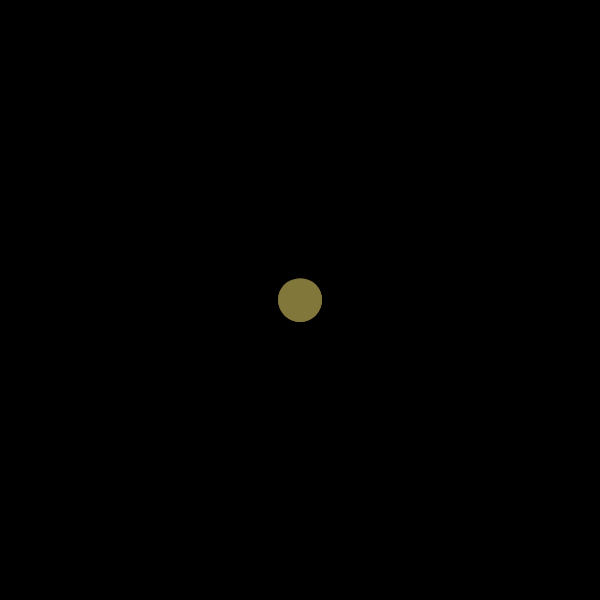
Frame 1 (no input)
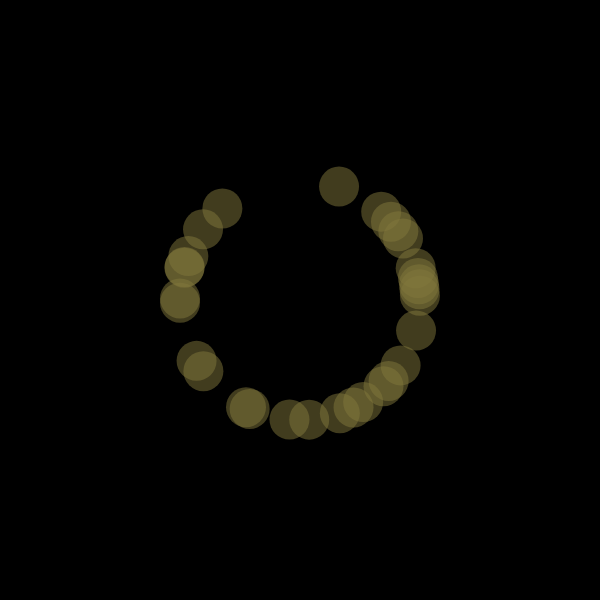
Frame 60 (no input)
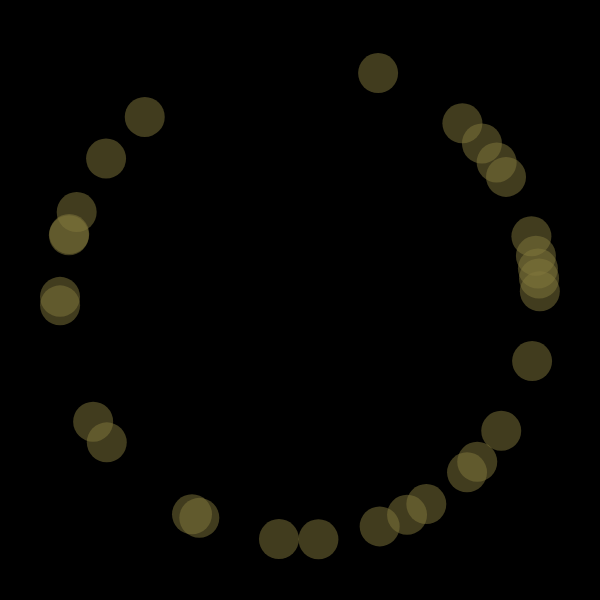
Frame 120 (the mouse pressed at the canvas centre since frame 60)

The p5.js sketch that drew these frames (run headless with seeded random() and noise() and a simulated clock; from frame 60 on, the mouse is pressed at the canvas centre):

// p5.js sketch
// ── sketch.js
/*
	DISAPPEARING BALL: DELETE FROM ARRAY EXAMPLE

	A quick and dirty example of deleting things from arrays, all in a single file.

	A DisappearingBall has a function, isInMe(), that returns true if the p5.Vector object passed in is a position inside the ball.

	The goal of this little project is to make the ball disappear if the mouse is clicked inside the ball. The p5.js function mousePressed() is called when the mouse is pressed down. (As opposed to mouseClicked(), which is called when the mouse is released after being pressed.) So you'll need to test if the mouse location when mousePressed() is called is inside the DisappearingBall, and, if so, delete the ball from the array using Array.splice().

	Feel free to adapt this code for Not Pacman—that's the point, here.

	Be aware, this repository has three branches:
	* one without a solution—you may wish to try to solve the problem on your own (master)
	* one with the solution coded functionally (functional)
	* one with the solution coded using loops (loop)

	The comments will guide you.
*/

var DisappearingBall = function(startingX, startingY) {
	this.startingX = startingX;
	this.startingY = startingY;
}

DisappearingBall.prototype = {

	radius: 20,
	speed: 2,

	initialize: function () {
		this.position = new p5.Vector(this.startingX, this.startingY);
		// this next line of code strings function calls together
		// when a function has a return value, you can call a function on that return value
		// so p5.Vector.random2D() returns a p5.Vector object, which has a setMag() function
		this.direction = p5.Vector.random2D().setMag(this.speed);
	},

	update: function () {
		this.bounce();
		this.position.add(this.direction);
	},

	display: function () {
		noStroke();
		fill(130, 120, 60, 128);
		ellipseMode(RADIUS); // make our life just a little easier: no this.radius * 2 args
		ellipse(this.position.x, this.position.y, this.radius, this.radius);
	},

	// isInMe() is relatively similar to the detectCollision() function we wrote together in Not Pacman.
	// note that it takes a p5.Vector object as its argument; we will have to pass it one below
	isInMe: function(thePosition) {
		var distance = dist(this.position.x, this.position.y, thePosition.x, thePosition.y);
		return (distance <= this.radius);
	},

	// bounce and bounced abstract just a little bit from our previously slightly cumbersome way of bouncing
	// it DRYs out our code by creating bounced() as a function that accepts arguments
	bounce: function() {
		if (this.bounced(this.position.x, width, this.radius)) this.direction.x *= -1;
		if (this.bounced(this.position.y, height, this.radius)) this.direction.y *= -1;
	},

	bounced: function(position, limit, size) {
		return (position < size || position > limit - size);
	},

};

// give ourselves some variables and helper functions
var balls = [];

var startingBalls = 30;

// initializeBall() and updateAndDisplay() are familiar
// they are each passed to balls.forEach() as the function to call with every element of the array
// the element in question is passed as the argument
var initializeBall = function (ball) { // ball here the first argument forEach()
	ball.initialize();
};

var updateAndDisplay = function (ball) {
	ball.update();
	ball.display();
};

// checkBallsForDeletion() is also passed to balls.forEach() as a function to call with every element
// unlike previous functions passed to forEach(), it accepts TWO arguments: ball, and ballIndex.
// check out the documentation for JavaScript's Array.forEach() function (I'll wait while you google it)
// the functions it receives (and calls) actually can receive THREE arguments: the element in the array, the index of that element, and the array that contains the element
// because Array.splice() needs the INDEX of the element to be deleted, we need to accept that into our function as well
var checkBallForDeletion = function (ball, ballIndex) {
	var currentMousePosition = new p5.Vector(mouseX, mouseY);
	if (ball.isInMe(currentMousePosition)) deleteBallAt(ballIndex);
};

// deleteBallAt(), meanwhile, takes the index of the ball to be deleted, and deletes it.
// since it's one line of code, we could theoretically include it in checkBallForDeletion()
// conceptually, however, it makes sense that testing for deletion and deletion are separate operations
var deleteBallAt = function (ballIndex) {
	balls.splice(ballIndex, 1);
};

setup = function () {

	createCanvas(600, 600);

	while (balls.length < startingBalls) balls.push(new DisappearingBall(width/2, height/2));

	balls.forEach(initializeBall);

};

draw = function () {

	background(0);

	balls.forEach(updateAndDisplay);

};

mousePressed = function () {

	// code to test if the mouse location is inside any of the balls goes here
	balls.forEach(checkBallForDeletion);
};

// ── SimpleArray.js
/*
  SIMPLE ARRAY

  A simple mockup of an array that helps demonstrate how array functions work, using loops and an actual JavaScript array at the center of it.

  There are a few functions that go over our usual length limit; I've left these that way so that the code is presented in a single block.

  It implements push(), pop(), splice(), and forEach(), the four array functions we have learned about so far in class. This is purely for your informational purposes; it may help you conceptualize how array functions work.

  It is also not likely even close to the way these functions are implemented in JavaScript. This implementation will be slow; arrays in JavaScript are real fast, and probably use all kinds of computer science fu that, if ever I have had it, I have definitely forgotten ALL of it.
*/
var SimpleArray = function (array) {

  if (array) this.array = array; // test if an array is passed in
  else this.array = []; // if not, create an empty array

};

SimpleArray.prototype = {

  // push adds the element to the end of the array
  push: function (element) {
    this.array[this.array.length] = element;
  },

  // pop deletes the last element in the array and returns it
  pop: function () {
    var lastElement = this.array[this.array.length - 1]; // this will give us the last element

    // we can "delete" the last element by copying the existing array, excepting the last element
    var newArray = [];
    for (var index = 0; index < this.array.length - 1; ++index) {
      newArray[index] = this.array[index];
    }

    // copy our new array, one element lighter than our old one, into the object's array
    this.array = newArray;

    // the return statement goes at the end of the function (in fact, anything below a return statement won't ever run)
    return lastElement;
  },

  // splice() deletes the specified number of elements starting at the specified index
  // it returns these as an array
  // the algorithm is only slightly more difficult than pop();
  splice: function (indexToDelete, numberOfElements) {
    // first we need to collect the elements to return
    var elementsToReturn = [];
    for (var i = 0; i < numberOfElements; ++i) {
      if (i + indexToDelete < this.array.length) { // only add elements that are in the original array
        elementsToReturn[i] = this.array[i + indexToDelete]; // add element to the return array
      }
    }

    // then, we need to copy the array, excepting the elements we don't want
    // for this, it's *much* easier to use push(); we've already written that ourselves, so let's not worry about using it on the internal array
    var newArray = [];
    for (var i = 0; i < this.array.length; ++i) {
      // if our counter is BELOW the index where we start deleting, add the element to the new array
      if (i < indexToDelete) newArray.push(this.array[i]);

      // if our counter is ABOVE (or at) the index where we start deleting, plus the number of elements to delete, also add the element to the new array
      if (i >= indexToDelete + numberOfElements) newArray.push(this.array[i]);
    }

    // copy our new array into the object's array
    this.array = newArray;

    // and return the elements we want to delete
    return elementsToReturn;
  },

  // forEach() takes a function as an argument, and calls that function, passing into that function three arguments:
  // the element, the index of that element, and the array that contains the element at that index
  // it also takes a second object, a "this context"
  // if the function in question uses the "this" keyword, we will need to know which object it specifies
  forEach: function (_function, _this) { // use underscores since function and this are keywords

    // loop through the array
    for (var index = 0; index < this.array.length; ++index) {
      // and for each element, call the function, passing in the element, the index, and the array
      // function.call calls the function; its first argument is the "this context," and then subsequent arguments are the passed in as is
      _function.call(_this, this.array[index], index, this.array);
    }
  },

  // filter() takes a function as an argument, and calls that function, passing into that function three arguments:
  // the element, the index of the element, and the array that contains the element at that index
  // it takes a "this context" as well
  // filter returns a new array composed of the elements which cause the function to return truthy
  // notice that we return a new array rather than modifying the internal array
  filter: function (_function, _this) {
    var newArray = []; // create a new, empty array

    for (var index = 0; index < this.array.length; ++index) { // loop through the array
      // if the return value of the function is truthy... (passing element, index, array as with forEach())
      if (_function.call(_this, this.array[index], index, this.array)) {
        newArray.push(this.array[index]); // ... then add the element to the new array
      }
    }

    return newArray; // and then return the new array
  }

};
